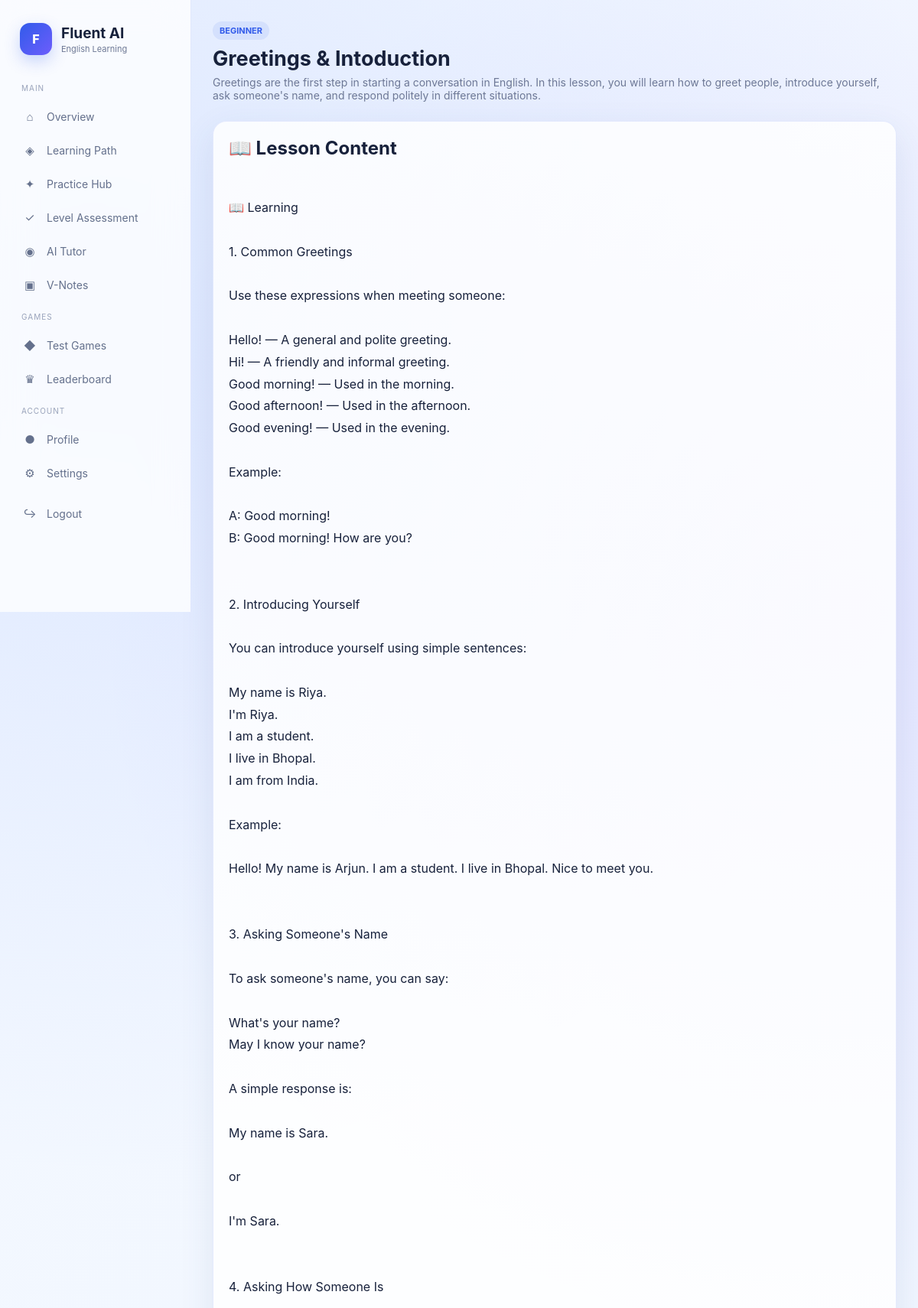
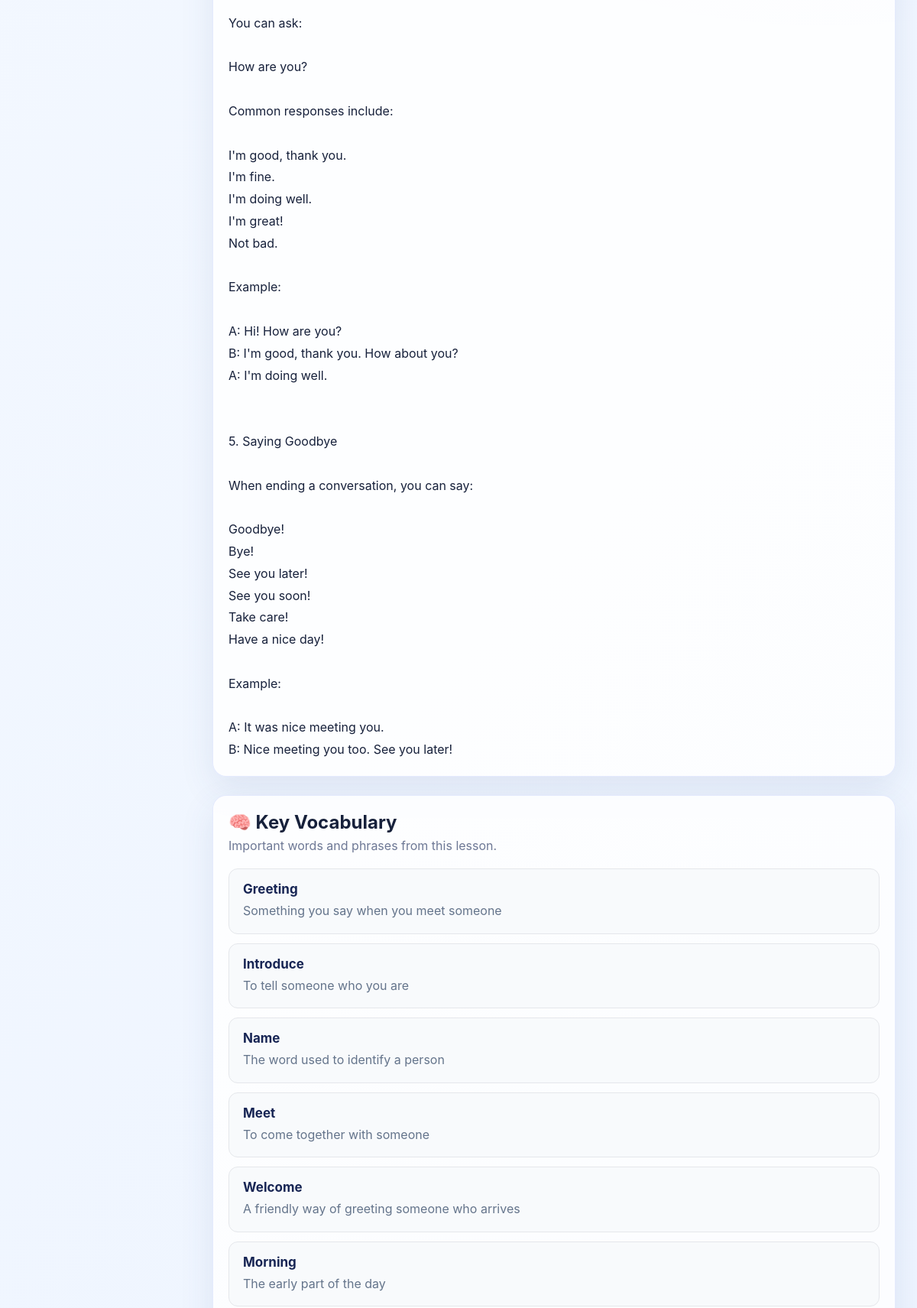
The app's page /lesson/1/ (signed in, upper part) with its own data (2 pictures, top to bottom).
### learning/models.py (models this page shows, shortened)
class Lesson(models.Model):
    LEVEL_CHOICES = [
        ("BEGINNER", "Beginner"),
        ("ELEMENTARY", "Elementary"),
        ("INTERMEDIATE", "Intermediate"),
        ("ADVANCED", "Advanced"),
    ]
    level = models.CharField(
        max_length=20,
        choices=LEVEL_CHOICES
    )
    stage_number = models.PositiveIntegerField()
    topic_number = models.PositiveIntegerField()
    title = models.CharField(max_length=200)
    description = models.TextField()
    content = models.TextField()
    vocabulary = models.JSONField(
        default=list,
        blank=True
    )
    grammar_points = models.JSONField(
        default=list,
        blank=True
    )
    estimated_minutes = models.PositiveIntegerField(
        default=15
    )
    order = models.PositiveIntegerField(
        default=0
    )
    is_active = models.BooleanField(default=True)
    created_at = models.DateTimeField(
        auto_now_add=True
    )
    class Meta:
        ordering = [
            "level",
            "stage_number",
            "order"
        ]

### learning/views.py (the view)
@login_required
def lesson_detail(
    request,
    lesson_id
):
    lesson = get_object_or_404(
        Lesson,
        id=lesson_id,
        is_active=True
    )
    progress, created = LessonProgress.objects.get_or_create(
        user=request.user,
        lesson=lesson
    )
    return render(
        request,
        "lesson_detail.html",
        {
            "lesson": lesson,
            "progress": progress,
        }
    )

### learning/templates/lesson_detail.html (shortened to what this page needs)
{% extends "base.html" %}
{% block content %}
<div class="topbar">
    <div class="page-title">
        <span class="badge">
            {{ lesson.level }}
        </span>
        <h1 style="margin-top:9px;">
            {{ lesson.title }}
        </h1>
        <p>
            {{ lesson.description }}
        </p>
    </div>
</div>
<div class="card">
    <h2>📖 Lesson Content</h2>
    <div style="
        margin-top:20px;
        line-height:1.8;
        white-space:pre-line;
    ">
        {{ lesson.content }}
    </div>
</div>
{% if lesson.vocabulary %}
<div class="card" style="margin-top:24px;">
    <h2>🧠 Key Vocabulary</h2>
    <p class="muted" style="margin-top:6px;">
        Important words and phrases from this lesson.
    </p>
    <div style="
        margin-top:20px;
        display:flex;
        flex-direction:column;
        gap:12px;
    ">
        {% for word in lesson.vocabulary %}
        <div style="
            padding:16px 18px;
            border:1px solid #e5e7eb;
            border-radius:12px;
            background:#f8fafc;
        ">
            <div style="
                font-size:17px;
                font-weight:700;
                color:#172554;
            ">
                {{ word.word }}
            </div>
            <div style="
                margin-top:6px;
                color:#64748b;
                line-height:1.6;
            ">
                {{ word.meaning }}
            </div>
        </div>
        {% endfor %}
    </div>
</div>
{% endif %}
{% endblock %}

### learning/templates/base.html (style rules this page uses)
* { box-sizing: border-box; margin: 0; padding: 0; }
:root { --primary: #315bea; --primary-dark: #2345c7; --secondary: #6d5dfc; --accent: #22a6f2; --bg: #eef5ff; --card: rgba(255, 255, 255, 0.82); --border: rgba(49, 91, 234, 0.12); --text: #17213b; --muted: #6d7895; --success: #16a36a; --danger: #e55353; --shadow: 0 15px 45px rgba(48, 75, 140, 0.10); }
body { font-family: Inter, -apple-system, BlinkMacSystemFont, "Segoe UI", sans-serif; background: radial-gradient(circle at 10% 10%, rgba(78, 126, 255, 0.14), transparent 30%), radial-gradient(circle at 90% 20%, rgba(110, 93, 252, 0.12), transparent 28%), linear-gradient(135deg, #f5f9ff, #edf4ff); color: var(--text); min-height: 100vh; }
.topbar { display: flex; align-items: center; justify-content: space-between; margin-bottom: 25px; }
.page-title h1 { font-size: 27px; line-height: 1.2; }
.page-title p { color: var(--muted); margin-top: 6px; font-size: 14px; }
.card { background: rgba(255,255,255,0.82); border: 1px solid var(--border); border-radius: 18px; padding: 20px; box-shadow: var(--shadow); }
.muted { color: var(--muted); }
.badge { display: inline-flex; padding: 5px 9px; border-radius: 20px; font-size: 11px; font-weight: 700; background: rgba(49,91,234,0.09); color: var(--primary); }

### records on screen
Lesson: level "BEGINNER", title "Greetings & Intoduction", description "Greetings are the first step in starting a conversation in English. In this lesson, you will learn how to greet people, introduce yourself, ask someone's name, and respond politely in different situations.", content "📖 Learning 1. Common Greetings Use these expressions when meeting someone: Hello! — A general and polite greeting. Hi! — A friendly and informal greeting. Good morning! — Used in the morning. Good afternoon! — Used in the afternoon. Good evening! — Used in the evening. Example: A: Good morning! B: Good morning! How are you? 2. Introducing Yourself You can introduce yourself using simple sentences: My name is Riya. I'm Riya. I am a student. I live in Bhopal. I am from India. Example: Hello! My name is Arjun. I am a student. I live in Bhopal. Nice to meet you. 3. Asking Someone's Name To ask someone's name, you can say: What's your name? May I know your name? A simple response is: My name is…"

### other values on screen
{{ word.word }} "Greeting" "Introduce" "Name" "Meet" "Welcome" "Morning"
{{ word.meaning }} "Something you say when you meet someone" "To tell someone who you are" "The word used to identify a person" "To come together with someone" "A friendly way of greeting someone who arrives" "The early part of the day"
